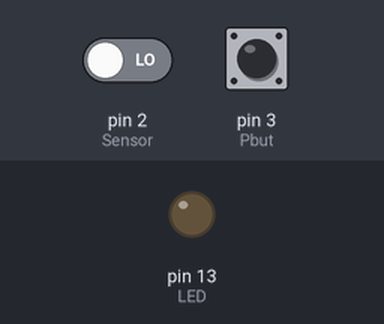
Simulated run of this sketch. Board: Arduino Uno, built with avr-gcc and run on an emulated ATmega328P. Parts: output pins drawn as LEDs (lit = HIGH). The test bench sets the inputs (shaded band); at power-on: pin 2 (Sensor) LOW, pin 3 (Pbut) HIGH.

Above: at 1.2 s.
1.3 s: pin 2 (Sensor) driven HIGH
At 2.0 s:
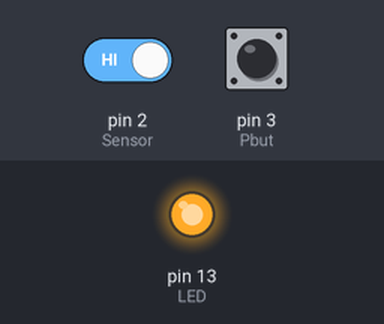
2.8 s: pin 3 (Pbut) pulled LOW for 0.15 s
At 2.97 s:
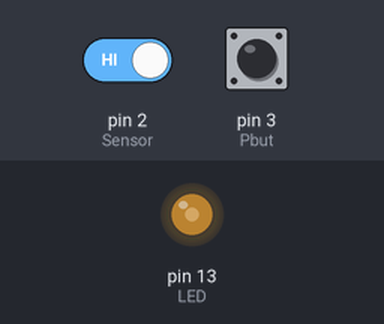
4.5 s: pin 3 (Pbut) pulled LOW for 1 s
At 5.3 s:
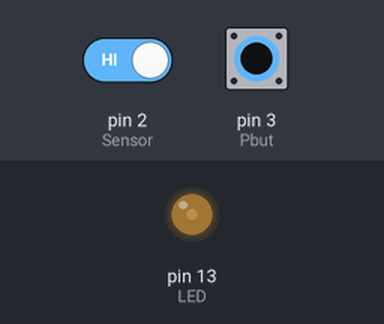
7.0 s: pin 3 (Pbut) pulled LOW for 3.2 s
At 11.5 s:
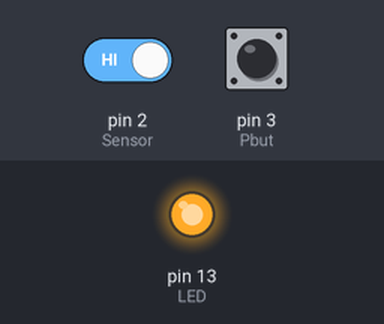
Timing chart, 0 to 12.7 s (numbered marks = the images above; inputs shaded):
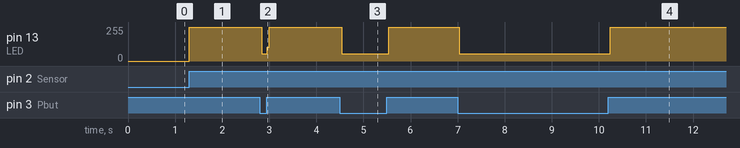

The sketch:

RCWL0516_latch_demo.ino
```cpp
/*
  RCWL-0516 Latching Demo
  RCWL0516_latch_demo.ino
  Demonstrates using RCWL-0516 Microwave Sensor
  With pushbutton

  DroneBot Workshop 2019
  https://dronebotworkshop.com
*/

int Sensor = 2;     // RCWL-0516 Input Pin
int Pbut = 3;       // Push button Input Pin
int LED = 13;       // LED Output Pin

int sensorval = 0;  // RCWL-0516 Sensor Value
int pbval = 0;      // Push button value


void setup() {
  pinMode (Sensor, INPUT);  // RCWL-0516 as input
  pinMode (Pbut, INPUT);    // Push button as input
  pinMode (LED, OUTPUT);    // LED as OUTPUT
  digitalWrite(LED, LOW);   // Turn LED Off
}

void loop() {

  sensorval = digitalRead(Sensor);  // Read Sensor value
  pbval = digitalRead(Pbut);        // Read Push button value

  if (sensorval == HIGH) {
    digitalWrite(LED, HIGH);  // Turn LED On
  }

  if (pbval == LOW) {
    digitalWrite(LED, LOW);  // Turn LED Off
  }
}
```

Measured:
- after the input at 1.3 s, pin 13 (LED): 0/255 → 255/255 at once
- after the input at 2.8 s, pin 13 (LED): 255/255 → 54/255 at once, → 255/255 0.12 s later
- after the input at 4.5 s, pin 13 (LED): 255/255 → 54/255 at once, → 255/255 1.0 s later
- after the input at 7.0 s, pin 13 (LED): 255/255 → 54/255 at once, → 255/255 3.2 s later
